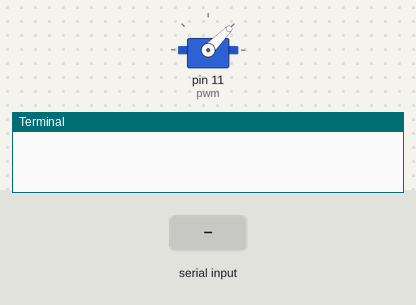
A program run on a simulated Raspberry Pi (header pin numbers). Parts: servo, the last lines printed to the terminal. The test bench sets the inputs (shaded band). Servo angles are drawn from the pulse width (0.5 ms = 0°, 2.5 ms = 180°).

Above: at 0.1 s.
At 10.2 s:
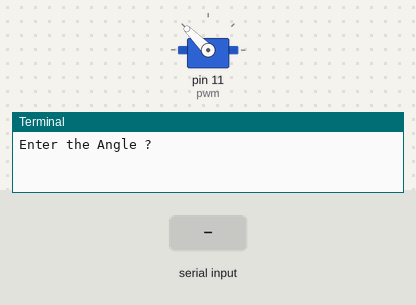
10.3 s: "5" typed at the terminal, then Enter
At 11.4 s:
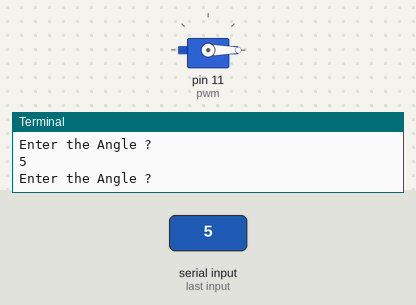
Timing chart, 0 to 13.3 s (numbered marks = the images above; inputs shaded):
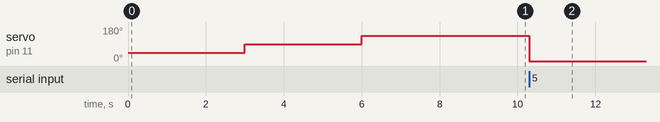

Measured:
- after the input at 10.3 s, servo on pin 11 (pwm): 135° → 0° at once

The program:

control_servo.py
```python
#DutyCycle = PulseWidth*frequency=.001 *50 = .05 = 5%

'''
So, for a 50 Hz signal, if we set the DutyCycle to 5, then we should see
the servo move to the full left position. Similarly, if we set DutyCycle to 7.5,
we should get the middle position, and if we set it to
10 we should be in the full right position. You can get all the
intermediate positions by linearly scaling between 5 and 10. Note that
these values will vary between brands, and between individual servos, so
play around with your servo to get it calibrated. We are now ready
to apply a command to position the servo. If we want the servo in the
full left position, we should set the DutyCycle to 5%. '''
import time
import RPi.GPIO as gpio

#initialise board
gpio.setmode(gpio.BOARD)

#set 11 as output
gpio.setup(11,gpio.OUT)

pwm=gpio.PWM(11,50)

pwm.start(5)
time.sleep(3)
pwm.ChangeDutyCycle(7.5)
time.sleep(3)
pwm.ChangeDutyCycle(10)
time.sleep(3)
#pwm.ChangeDutyCycle(5)

# now we can change it to desired angle
DutyCycle =lambda DesiredAngle:1/20* (DesiredAngle) + 2
inp=None
while(inp!='q'):
	if inp:=input("Enter the Angle ?")=='q':
		break;
	inp=int(inp)
	pwm.ChangeDutyCycle(DutyCycle(inp))
	pwm.ChangeFrequency(50)
gpio.cleanup()
```
